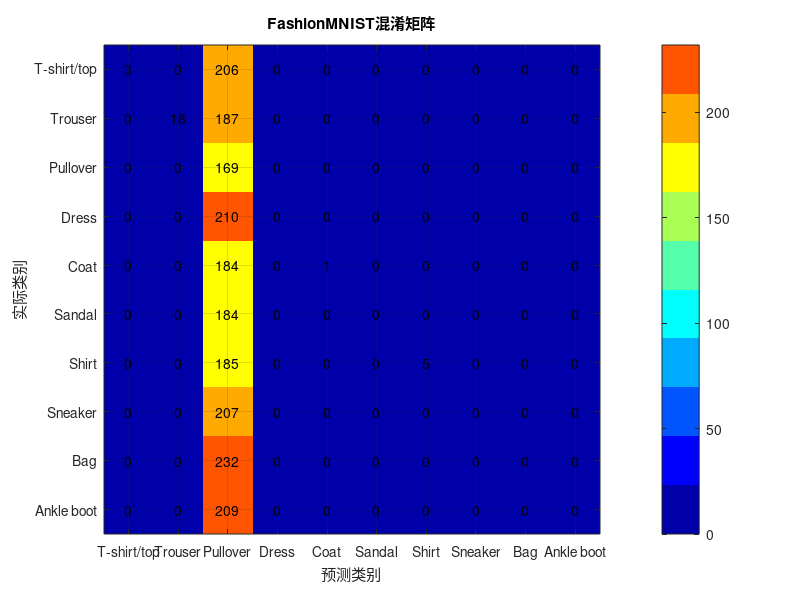

This figure's MATLAB source:
% 混淆矩阵C  
C = [  
     3     0   206     0     0     0     0     0     0     0;  
     0    18   187     0     0     0     0     0     0     0;  
     0     0   169     0     0     0     0     0     0     0;  
     0     0   210     0     0     0     0     0     0     0;  
     0     0   184     0     1     0     0     0     0     0;  
     0     0   184     0     0     0     0     0     0     0;  
     0     0   185     0     0     0     5     0     0     0;  
     0     0   207     0     0     0     0     0     0     0;  
     0     0   232     0     0     0     0     0     0     0;  
     0     0   209     0     0     0     0     0     0     0; 
];
  
% 使用imagesc创建热图  
figure;  
imagesc(C);  
colormap(jet(10)); % 调整颜色映射  
colorbar;  
  
% 添加标题和轴标签  
title('FashionMNIST混淆矩阵');  
xlabel('预测类别');  
ylabel('实际类别');  
  
% 假设你有一个类别标签向量labels（这里我们手动定义）  
labels = {'T-shirt/top', 'Trouser', 'Pullover', 'Dress', 'Coat', 'Sandal', 'Shirt', 'Sneaker', 'Bag', 'Ankle boot'};  
  
% 在X轴和Y轴上添加标签  
set(gca, 'XTick', 1:size(C,2), 'XTickLabel', labels, 'YTick', 1:size(C,1), 'YTickLabel', labels);  
  
% 旋转Y轴标签以节省空间  
set(gca, 'YTickLabelRotation', 45);  
  
% 显示网格线  
grid on;  
  
% 在每个单元格上显示数字  
% x和y已经是二维索引  
for i = 1:size(C, 1)  
    for j = 1:size(C, 2)  
        text(j, i, num2str(C(i, j)), 'HorizontalAlignment', 'center', 'VerticalAlignment', 'middle');  
    end  
end  
  
% 如果需要，保存图形到文件  
saveas(gcf, 'confusion_matrix_with_numbers.png');